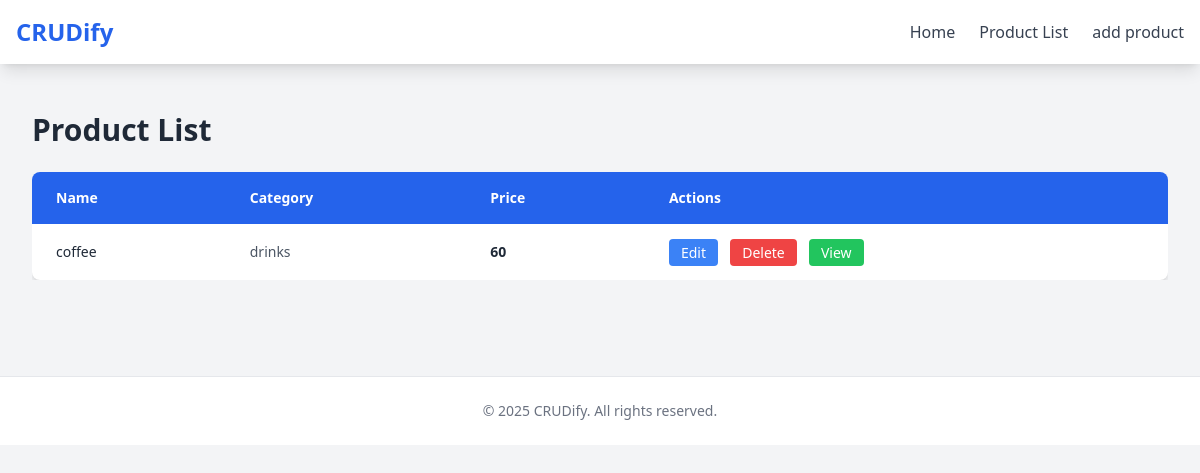
Before: /product-list/ with the older database file.
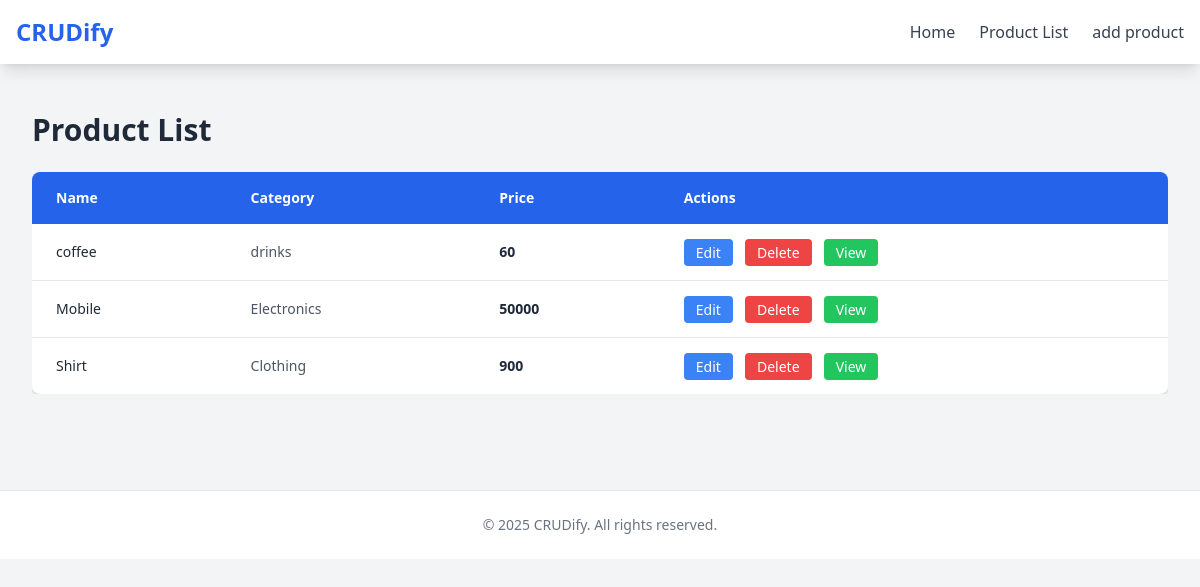
After: the same page with the newer database file.
### product/models.py (models this page shows)
class productModel(models.Model):
    name =models.CharField(max_length=100)
    category = models.CharField(max_length=100)
    price = models.IntegerField()

### crud2/views.py (the view)
# urls.py: path('product-list/', productList, name='productList'),
def productList(request):
    productData = productModel.objects.all()
    return render(request, 'productList.html', {'productData':productData})

### templates/productList.html
{% extends "master.html" %}
{% block body %}
<section class="max-w-7xl mx-auto px-4 sm:px-6 lg:px-8 py-12">
    <h2 class="text-3xl font-bold text-gray-800 mb-6">Product List</h2>
    <div class="overflow-x-auto">
      <table class="min-w-full bg-white shadow-md rounded-lg overflow-hidden">
        <thead class="bg-blue-600 text-white">
          <tr>
            <th class="text-left px-6 py-4 text-sm font-semibold">Name</th>
            <th class="text-left px-6 py-4 text-sm font-semibold">Category</th>
            <th class="text-left px-6 py-4 text-sm font-semibold">Price</th>
            <th class="text-left px-6 py-4 text-sm font-semibold">Actions</th>
          </tr>
        </thead>
        <tbody class="divide-y divide-gray-200">
          {% for product in productData %}
          <tr class="hover:bg-gray-50 transition">
            <td class="px-6 py-4 text-sm font-medium text-gray-800">{{ product.name }}</td>
            <td class="px-6 py-4 text-sm text-gray-600">{{ product.category }}</td>
            <td class="px-6 py-4 text-sm text-gray-800 font-semibold">{{ product.price }}</td>
            <td class="px-6 py-4 space-x-2">
              <a href="{% url "editProduct" product.id %}" class="bg-blue-500 text-white px-3 py-1 rounded hover:bg-blue-600 text-sm">Edit</a>
              <a href="{% url "deleteProduct" product.id %}" class="bg-red-500 text-white px-3 py-1 rounded hover:bg-red-600 text-sm">Delete</a>
              <a href="{% url "viewProduct" product.id %}" class="bg-green-500 text-white px-3 py-1 rounded hover:bg-red-600 text-sm">View</a>
            </td>
          </tr>
          {% endfor %}
        </tbody>
      </table>
    </div>
  </section>
{% endblock body %}

Changed rows visible on the page:
added productModel: name "Mobile", category "Electronics", price "50000"
added productModel: name "Shirt", category "Clothing", price "900"
